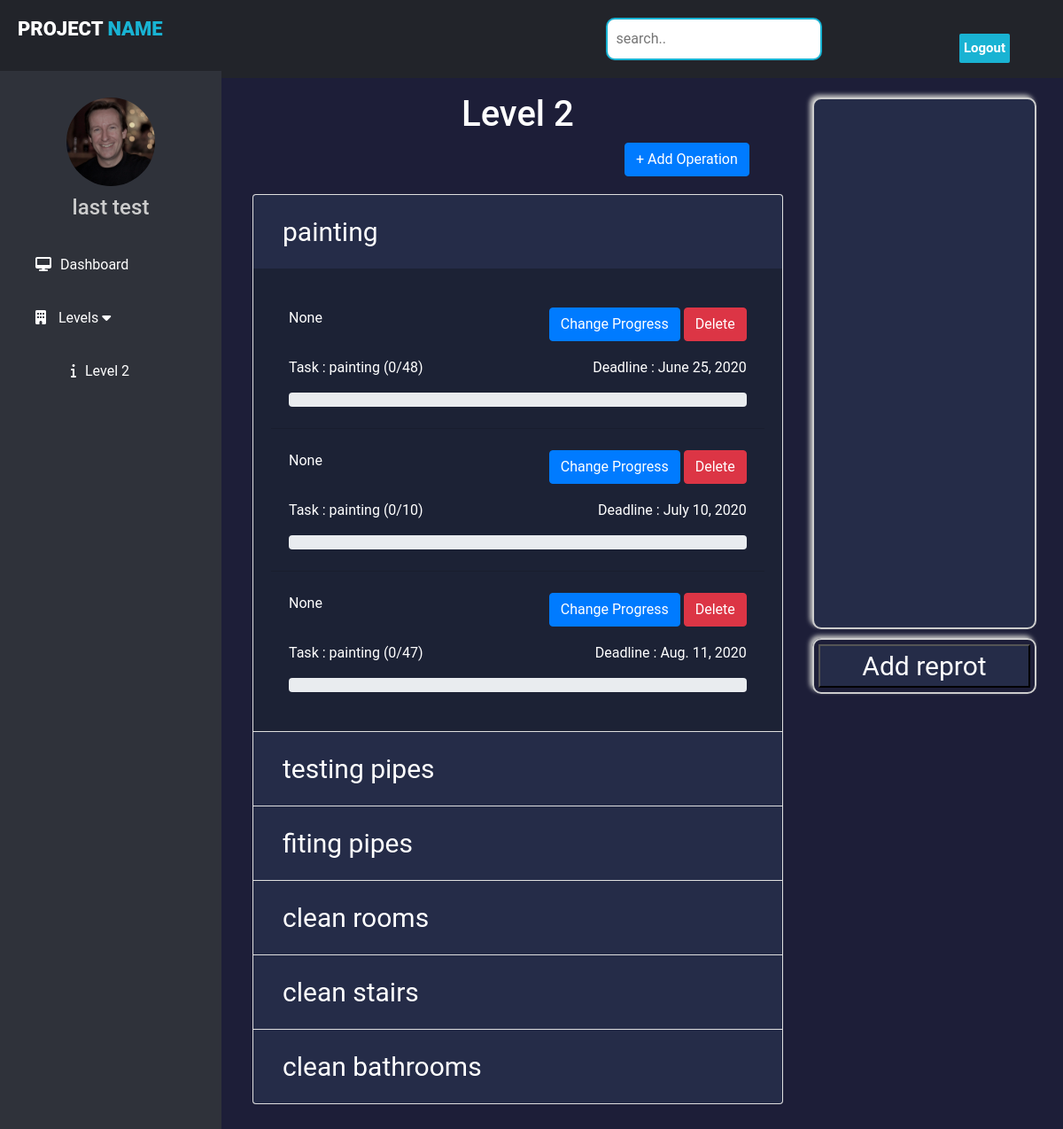
The page /forman/level/2 (signed in) on the database as committed earlier.
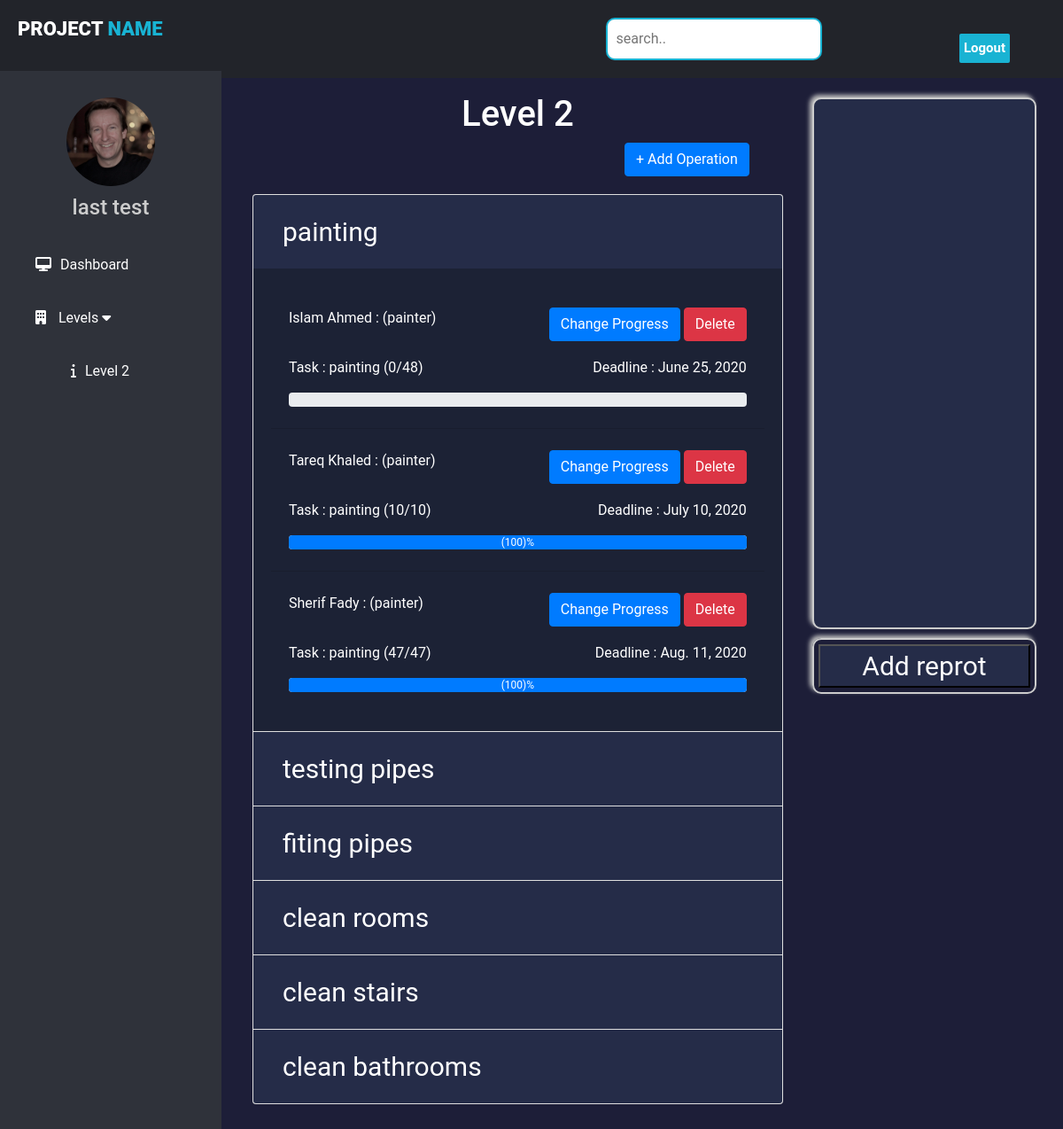
The same page on the database as committed later.
### tower/models.py (models this page shows, shortened)
class Operation(models.Model):
    worker = models.ForeignKey(User,on_delete=models.SET_NULL,null=True,blank=True)
    level = models.ForeignKey(Level,on_delete=models.CASCADE)
    type = models.ForeignKey(Operation_type,on_delete=models.CASCADE)
    progress = models.IntegerField(default=0)
    must_finish = models.IntegerField()
    deadline = models.DateField()
    finished = models.DateField(blank=True,null=True)
    description = models.TextField(blank=True,null=True);
    def percent(self):
        return (self.progress*100)//self.must_finish
    def get_description(self):
        if(self.description):
            return self.description
        else:
            return f'{self.type} ({self.progress}/{self.must_finish})'

class Operation_type(models.Model):
    name = models.CharField(max_length=30)
    allowed = models.CharField(max_length=30,choices=worker_choices)
    level = models.ForeignKey(Level,on_delete=models.SET_NULL,null=True,blank=True)
    def __str__(self):
        return f"{self.name}"
    def operations(self):
        return Operation.objects.filter(type=self).order_by("deadline")

### accounts/models.py (models this page shows, shortened)
class User(AbstractUser):
    is_engineer = models.BooleanField(default=False)
    is_foreman = models.BooleanField(default=False)
    is_worker = models.BooleanField(default=False)
    type = models.CharField(max_length=10,choices=worker_choices,default='none')
    def __str__(self):
        if(self.is_engineer):
            return f"{self.full_name()} : Engineer"
        if(self.is_foreman):
            return f"{self.full_name()} : Foreman"
        else:
            return f"{self.first_name} {self.last_name} : ({self.type})"
    def full_name(self):
        return f'{self.first_name} {self.last_name}'

### tower/views.py (the view)
# urls.py: path('forman/level/<int:num>',foreman_levels,name="foreman_level"),
@login_required
def foreman_levels(request,num):
    if(not request.user.is_foreman):
        return HttpResponse("403 forbidden")
    levels = Level.objects.filter(foreman = request.user);
    level_num = Level.objects.get(name=num)
    operation_types = Operation_type.objects.filter(level=level_num)
    context = {"level_num":level_num.name,'levels':levels,"operation_types":operation_types,"current_level":level_num}
    return render(request,"foreman/level.html",context);

### tower/models.py (called while the page is built)
    def files(self):
        return Report.objects.filter(level = self)

### templates/foreman/level.html (shortened to what this page needs)
{% extends 'foreman/base.html' %}
{% load static %}
{% block style %}
<link rel="stylesheet" href="{% static 'css/progress.css' %} ">
{% endblock %}
{% block content %}
<div>
  <div class="progress_part">
    <h1 class="align-left"> Level {{level_num}}</h1>
    <button type="button" class="float-right mr-5 btn btn-primary" data-toggle="modal" data-target="#exampleModal" data-whatever="@getbootstrap">+ Add Operation</button>
    <br><br>
    <div class="accordion" id="accordionExample">
      {% for operation_type in operation_types %}
      <div class="card">
        <div class="card-header" id="head_{{operation_type.id}}">
          <h2 class="mb-0">
            <button class="button_style cblack btn btn-link btn-block text-left" type="button" data-toggle="collapse" data-target="#id_{{operation_type.id}}" aria-expanded="true" aria-controls="id_{{operation_type.id}}">
            {{operation_type.name}}
            </button>
          </h2>
        </div>
        <div id="id_{{operation_type.id}}" class="collapse {% if forloop.counter == 1 %}show{% endif %}" aria-labelledby="head_{{operation_type.id}}" data-parent="#accordionExample">
          <div class="card-body">
            <ul class="list-group list-group-flush">
              {% for operation in operation_type.operations %}
                <li id='op_{{operation.id}}' class="list-group-item pb-4 pt-4">
                  <p class="pb-3">
                    <span class="float-left">{{operation.worker}}</span>
                    <span class="float-right">
                      <button onclick="change_progress({{operation.id}})" class='btn btn-primary'  data-toggle="modal" data-target="#change_progress_modal" data-whatever="@getbootstrap" type="button" name="button">Change Progress</button>
                      <button onclick="delete_progress({{operation.id}})" class="btn btn-danger">Delete</button>
                    </span>
                  </p><br>
                  <p>
                    <span class="float-left">Task : {{operation.get_description}}</span>
                    <span class="float-right">Deadline : {{operation.deadline}} </span>
                  </p><br>
                  <div class="progress">
                    <div class="progress-bar" role="progressbar" style='width: {{operation.percent}}%;' aria-valuenow="50" aria-valuemin="0" aria-valuemax="100">({{operation.percent}})% </div>
                   </div>
                </li>
              {% endfor %}
            </ul>
          </div>
        </div>
      </div>
      {% endfor %}
    </div>
  </div>
  <div class="reports">
      <div class="content_side">
      </div>
    <div class="button_side">
     <button style="background-color: #252C48;" class="button_style" type="button" name="button" data-toggle="modal" data-target="#send_pdf"> Add reprot</button>
    </div>
  </div>
</div>
{% endblock %}

Rows that differ between the two databases and show on the page:
changed Operation "painting (0/48)": worker "None" → "Islam Ahmed : (painter)"
changed Operation: worker "None" → "Tareq Khaled : (painter)"; get_description "painting (0/10)" → "painting (10/10)"; progress 0 → 10 (drawn); percent (not shown) → "100"
changed Operation: worker "None" → "Sherif Fady : (painter)"; get_description "painting (0/47)" → "painting (47/47)"; progress 0 → 47 (drawn); percent (not shown) → "100"
